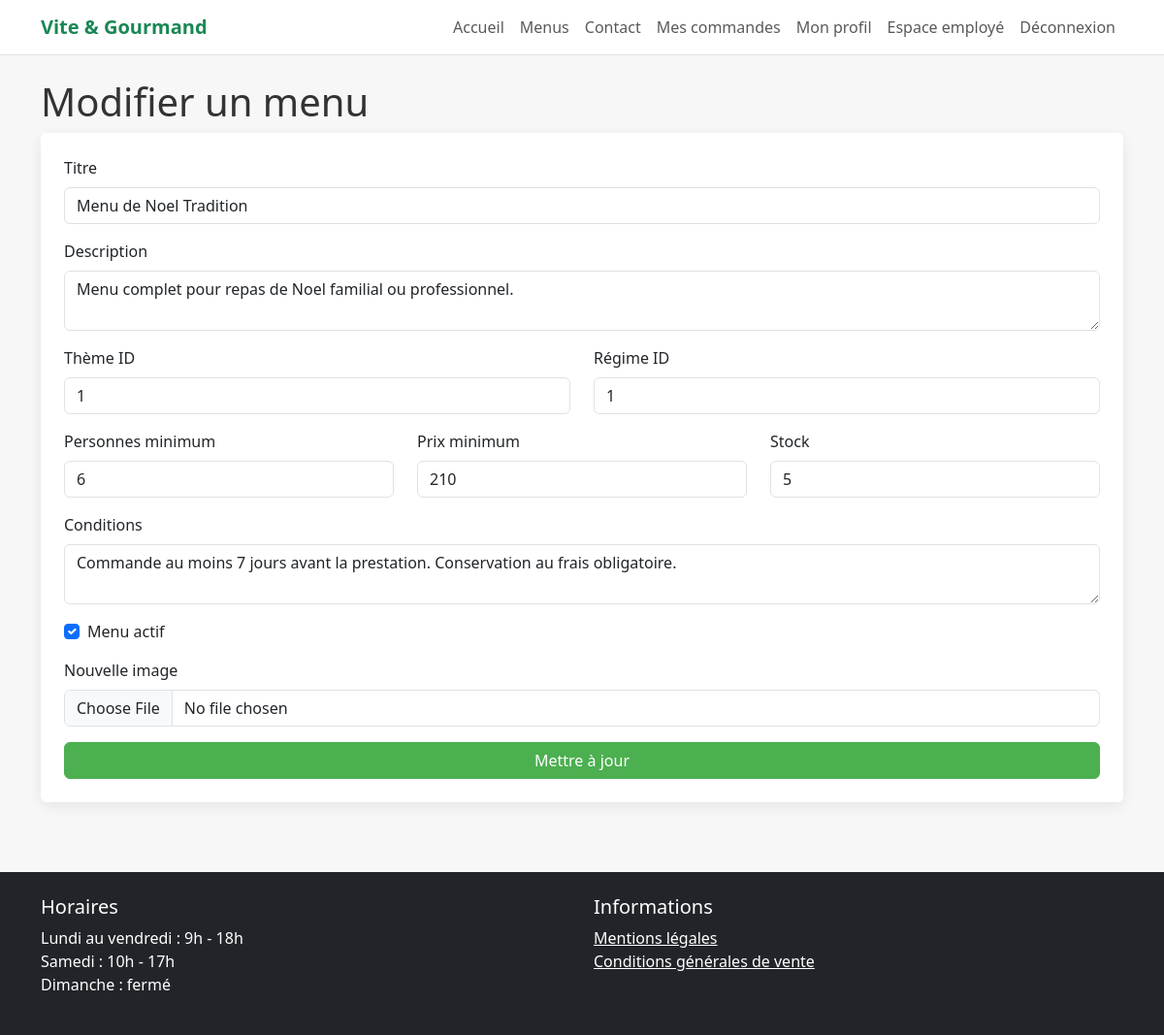
The app's page /employee/menu-edit?id=1 (signed in) with its own data.
### tables this page shows
CREATE TABLE menu (
  id_menu INT AUTO_INCREMENT PRIMARY KEY,
  id_theme INT NOT NULL,
  id_regime INT NOT NULL,
  titre VARCHAR(150) NOT NULL,
  description TEXT NOT NULL,
  nb_personnes_min INT NOT NULL,
  prix_minimum DECIMAL(10,2) NOT NULL,
  conditions_menu TEXT NOT NULL,
  stock_disponible INT NOT NULL DEFAULT 0,
  actif BOOLEAN NOT NULL DEFAULT TRUE,
  CONSTRAINT fk_menu_theme
    FOREIGN KEY (id_theme) REFERENCES theme(id_theme),
  CONSTRAINT fk_menu_regime
    FOREIGN KEY (id_regime) REFERENCES regime(id_regime),
  CONSTRAINT chk_menu_nb_personnes CHECK (nb_personnes_min > 0),
  CONSTRAINT chk_menu_prix CHECK (prix_minimum >= 0),
  CONSTRAINT chk_menu_stock CHECK (stock_disponible >= 0)
);

### app/core/Controller.php (called while the page is built, shortened)
<?php
class Controller
{
    protected function view(string $view, array $data = []): void
    {
        extract($data);
        require __DIR__ . '/../views/layouts/header.php';
        require __DIR__ . '/../views/' . $view . '.php';
        require __DIR__ . '/../views/layouts/footer.php';
    }
}

### app/controllers/EmployeeController.php (called while the page is built, shortened)
<?php
class EmployeeController extends Controller
{
    public function editMenu(): void
    {
        $menu = Menu::find((int)($_GET['id'] ?? 0));
        $this->view('employee/menu_edit', ['menu' => $menu]);
    }
}

### app/core/Router.php (called while the page is built, shortened)
<?php
class Router
{
    private array $routes = [];
    public function get(string $path, array $action): void
    {
        $this->routes['GET'][$path] = $action;
    }
    public function post(string $path, array $action): void
    {
        $this->routes['POST'][$path] = $action;
    }
    public function dispatch(string $method, string $uri): void
    {
        $path = parse_url($uri, PHP_URL_PATH);
        [$controllerClass, $methodName] = $this->routes[$method][$path];
        $controller = new $controllerClass();
        $controller->$methodName();
    }
}

### public/index.php (called while the page is built, shortened)
<?php
require_once __DIR__ . '/../app/core/Controller.php';
require_once __DIR__ . '/../app/core/Router.php';
require_once __DIR__ . '/../app/core/Security.php';
$router = new Router();
$router->get('/', [HomeController::class, 'index']);
$router->get('/menus', [MenuController::class, 'index']);
$router->get('/menu', [MenuController::class, 'show']);
$router->get('/login', [AuthController::class, 'loginForm']);
$router->post('/login', [AuthController::class, 'login']);
$router->get('/register', [AuthController::class, 'registerForm']);
$router->post('/register', [AuthController::class, 'register']);
$router->get('/logout', [AuthController::class, 'logout']);
$router->get('/contact', [ContactController::class, 'form']);
$router->post('/contact', [ContactController::class, 'send']);
$router->get('/orders/create', [OrderController::class, 'create']);
$router->post('/orders/store', [OrderController::class, 'store']);
$router->get('/user/orders', [UserController::class, 'orders']);
$router->get('/employee/dashboard', [EmployeeController::class, 'dashboard']);
$router->get('/employee/menus', [EmployeeController::class, 'menus']);
$router->get('/employee/menu-create', [EmployeeController::class, 'createMenu']);
$router->post('/employee/menu-store', [EmployeeController::class, 'storeMenu']);
$router->get('/employee/orders', [EmployeeController::class, 'orders']);
$router->post('/employee/order-status', [EmployeeController::class, 'updateOrderStatus']);
$router->get('/admin/dashboard', [AdminController::class, 'dashboard']);
$router->get('/admin/employees', [AdminController::class, 'employees']);
$router->post('/admin/employees/store', [AdminController::class, 'storeEmployee']);
$router->post('/admin/employees/toggle', [AdminController::class, 'toggleEmployee']);
$router->get('/api/menus', [ApiController::class, 'menus']);
$router->get('/password/forgot', [PasswordController::class, 'forgotForm']);
$router->post('/password/forgot', [PasswordController::class, 'sendLink']);
$router->get('/password/reset', [PasswordController::class, 'resetForm']);
$router->post('/password/reset', [PasswordController::class, 'reset']);
$router->get('/employee/menu-edit', [EmployeeController::class, 'editMenu']);
$router->post('/employee/menu-update', [EmployeeController::class, 'updateMenu']);
$router->post('/employee/menu-delete', [EmployeeController::class, 'deleteMenu']);
$router->get('/employee/plates', [PlateController::class, 'index']);
$router->post('/employee/plates/store', [PlateController::class, 'store']);
$router->post('/employee/plates/delete', [PlateController::class, 'delete']);
$router->get('/employee/hours', [HoursController::class, 'index']);
$router->post('/employee/hours/update', [HoursController::class, 'update']);
$router->get('/employee/contacts', [EmployeeController::class, 'contacts']);
$router->post('/employee/contact-treated', [EmployeeController::class, 'markContactTreated']);
$router->post('/user/order-cancel', [UserController::class, 'cancelOrder']);
$router->get('/user/profile', [UserController::class, 'profile']);
$router->post('/user/profile-update', [UserController::class, 'updateProfile']);
$router->get('/admin/stats.json', [AdminController::class, 'statsJson']);
$router->post('/user/review', [ReviewController::class, 'store']);
$router->get('/employee/reviews', [EmployeeController::class, 'reviews']);
$router->post('/employee/review-validate', [EmployeeController::class, 'validateReview']);
$router->dispatch($_SERVER['REQUEST_METHOD'], $_SERVER['REQUEST_URI']);

### app/models/Menu.php (called while the page is built, shortened)
<?php
class Menu
{
    public static function find(int $id): ?array
    {
        $pdo = Database::getConnection();
        $stmt = $pdo->prepare("SELECT m.*, t.libelle AS theme, r.libelle AS regime
                               FROM menu m
                               JOIN theme t ON t.id_theme = m.id_theme
                               JOIN regime r ON r.id_regime = m.id_regime
                               WHERE m.id_menu = :id");
        $stmt->execute(['id' => $id]);
        $menu = $stmt->fetch();
        return $menu ?: null;
    }
}

### app/core/Security.php (called while the page is built, shortened)
<?php
class Security
{
    public static function e(string $value): string
    {
        return htmlspecialchars($value, ENT_QUOTES, 'UTF-8');
    }
}

### app/views/employee/menu_edit.php (the view, shortened to what this page needs)
<h1>Modifier un menu</h1>
<form method="post" action="/employee/menu-update" class="card p-4" enctype="multipart/form-data">
    <div class="mb-3"><label class="form-label">Titre</label><input name="titre" class="form-control" value="<?= Security::e($menu['titre']) ?>" required></div>
    <div class="mb-3"><label class="form-label">Description</label><textarea name="description" class="form-control" required><?= Security::e($menu['description']) ?></textarea></div>
    <div class="row">
        <div class="col-md-6 mb-3"><label class="form-label">Thème ID</label><input name="id_theme" type="number" class="form-control" value="<?= (int)$menu['id_theme'] ?>" required></div>
        <div class="col-md-6 mb-3"><label class="form-label">Régime ID</label><input name="id_regime" type="number" class="form-control" value="<?= (int)$menu['id_regime'] ?>" required></div>
    </div>
    <div class="row">
        <div class="col-md-4 mb-3"><label class="form-label">Personnes minimum</label><input name="nb_personnes_min" type="number" class="form-control" value="<?= (int)$menu['nb_personnes_min'] ?>" required></div>
        <div class="col-md-4 mb-3"><label class="form-label">Prix minimum</label><input name="prix_minimum" type="number" step="0.01" class="form-control" value="<?= (float)$menu['prix_minimum'] ?>" required></div>
        <div class="col-md-4 mb-3"><label class="form-label">Stock</label><input name="stock_disponible" type="number" class="form-control" value="<?= (int)$menu['stock_disponible'] ?>" required></div>
    </div>
    <div class="mb-3"><label class="form-label">Conditions</label><textarea name="conditions_menu" class="form-control" required><?= Security::e($menu['conditions_menu']) ?></textarea></div>
    <div class="form-check mb-3"><input id="actif" class="form-check-input" type="checkbox" name="actif" <?= $menu['actif'] ? 'checked' : '' ?>><label for="actif" class="form-check-label">Menu actif</label></div>
    <div class="mb-3"><label class="form-label">Nouvelle image</label><input name="image" type="file" accept="image/png,image/jpeg,image/webp" class="form-control"></div>
    <button class="btn btn-success">Mettre à jour</button>
</form>

### public/assets/css/style.css (style rules this page uses)
body { background: #f7f7f7; color: #333; }
.card { border: 0; box-shadow: 0 4px 14px rgba(0,0,0,.08); }
.btn-success { background-color: #4CAF50; border-color: #4CAF50; }

### records on screen
menu: titre "Menu de Noel Tradition", description "Menu complet pour repas de Noel familial ou professionnel.", id_theme "1", id_regime "1", nb_personnes_min "6", prix_minimum "210", stock_disponible "5", conditions_menu "Commande au moins 7 jours avant la prestation. Conservation au frais obligatoire.", actif "☑"
